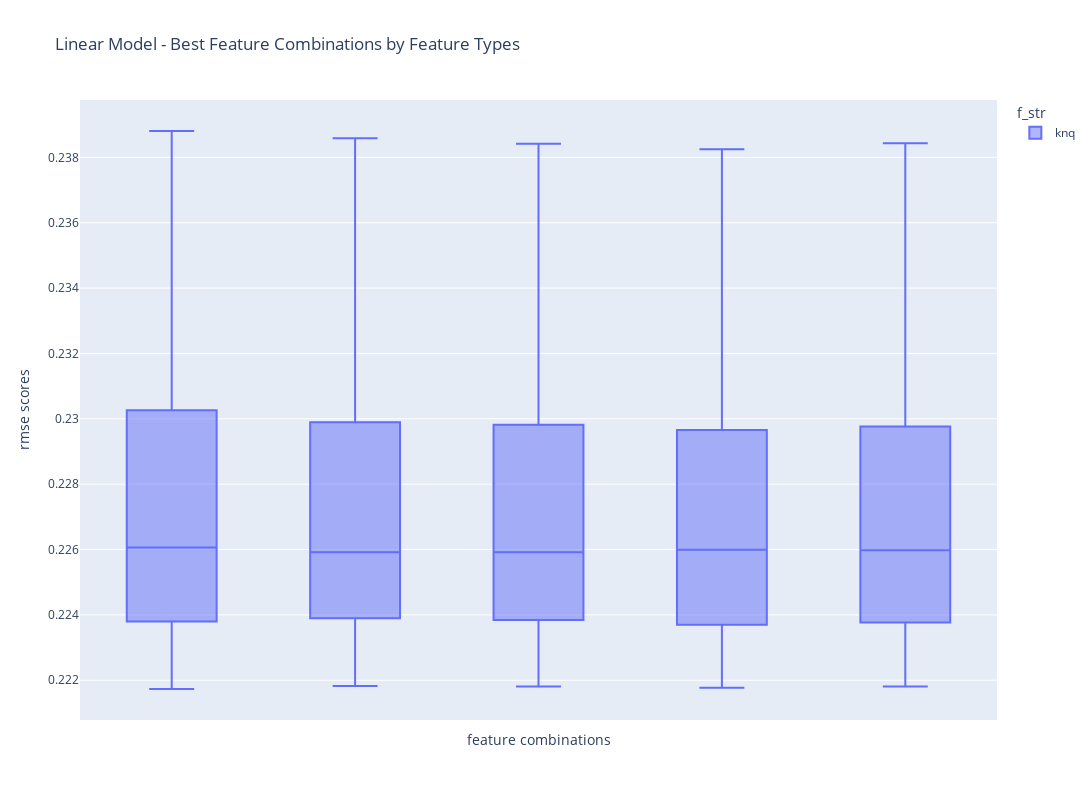

The code cell stored with this chart in its notebook:
### Code cell
fig = px.box(df_metrics[(df_metrics['features'].isin(x)) & (df_metrics['model'] == 'lr')], x='features',
             y='rmse_scores', title='RMSE Boxplot of Best Feature Combinations', color='f_str')
fig.update_layout(height=800, width=1100,
                  title_text="Linear Model - Best Feature Combinations by Feature Types",
                  xaxis_title="feature combinations", yaxis_title="rmse scores")
fig.update_xaxes(showticklabels=False)
fig.show()

### Figure 1 — Plotly figure (JSON) as saved in the notebook; plotly's stock layout.template omitted (floating-point values rounded to 4 significant figures)
{"data": [{"alignmentgroup": "True", "hovertemplate": "f_str=knq<br>features=%{x}<br>rmse_scores=%{y}<extra></extra>", "legendgroup": "knq", "marker": {"color": "#636efa"}, "name": "knq", "notched": false, "offsetgroup": "knq", "orientation": "v", "showlegend": true, "type": "box", "x": ["f_0_neuralness,f_1_num_of_terms,f_2_query_length,f_3_has_numbers,f_4_has_special_char,f_5_num_results,f_6_max_title_score,f_8_max_semantic_score,f_9_avg_semantic_score", "f_0_neuralness,f_1_num_of_terms,f_2_query_length,f_3_has_numbers,f_4_has_special_char,f_5_num_results,f_6_max_title_score,f_8_max_semantic_score,f_9_avg_semantic_score", "f_0_neuralness,f_1_num_of_terms,f_2_query_length,f_3_has_numbers,f_4_has_special_char,f_5_num_results,f_6_max_title_score,f_8_max_semantic_score,f_9_avg_semantic_score", "f_0_neuralness,f_1_num_of_terms,f_2_query_length,f_3_has_numbers,f_4_has_special_char,f_5_num_results,f_6_max_title_score,f_8_max_semantic_score,f_9_avg_semantic_score", "f_0_neuralness,f_1_num_of_terms,f_2_query_length,f_3_has_numbers,f_4_has_special_char,f_5_num_results,f_6_max_title_score,f_8_max_semantic_score,f_9_avg_semantic_score", "f_0_neuralness,f_1_num_of_terms,f_2_query_length,f_3_has_numbers,f_5_num_results,f_6_max_title_score,f_7_sum_title_scores,f_8_max_semantic_score,f_9_avg_semantic_score", "f_0_neuralness,f_1_num_of_terms,f_2_query_length,f_3_has_numbers,f_5_num_results,f_6_max_title_score,f_7_sum_title_scores,f_8_max_semantic_score,f_9_avg_semantic_score", "f_0_neuralness,f_1_num_of_terms,f_2_query_length,f_3_has_numbers,f_5_num_results,f_6_max_title_score,f_7_sum_title_scores,f_8_max_semantic_score,f_9_avg_semantic_score", "f_0_neuralness,f_1_num_of_terms,f_2_query_length,f_3_has_numbers,f_5_num_results,f_6_max_title_score,f_7_sum_title_scores,f_8_max_semantic_score,f_9_avg_semantic_score", "f_0_neuralness,f_1_num_of_terms,f_2_query_length,f_3_has_numbers,f_5_num_results,f_6_max_title_score,f_7_sum_title_scores,f_8_max_semantic_score,f_9_avg_semantic_score", "f_0_neuralness,f_1_num_of_terms,f_2_query_length,f_4_has_special_char,f_5_num_results,f_6_max_title_score,f_7_sum_title_scores,f_8_max_semantic_score,f_9_avg_semantic_score", "f_0_neuralness,f_1_num_of_terms,f_2_query_length,f_4_has_special_char,f_5_num_results,f_6_max_title_score,f_7_sum_title_scores,f_8_max_semantic_score,f_9_avg_semantic_score", "f_0_neuralness,f_1_num_of_terms,f_2_query_length,f_4_has_special_char,f_5_num_results,f_6_max_title_score,f_7_sum_title_scores,f_8_max_semantic_score,f_9_avg_semantic_score", "f_0_neuralness,f_1_num_of_terms,f_2_query_length,f_4_has_special_char,f_5_num_results,f_6_max_title_score,f_7_sum_title_scores,f_8_max_semantic_score,f_9_avg_semantic_score", "f_0_neuralness,f_1_num_of_terms,f_2_query_length,f_4_has_special_char,f_5_num_results,f_6_max_title_score,f_7_sum_title_scores,f_8_max_semantic_score,f_9_avg_semantic_score", "f_0_neuralness,f_1_num_of_terms,f_3_has_numbers,f_4_has_special_char,f_5_num_results,f_6_max_title_score,f_7_sum_title_scores,f_8_max_semantic_score,f_9_avg_semantic_score", "f_0_neuralness,f_1_num_of_terms,f_3_has_numbers,f_4_has_special_char,f_5_num_results,f_6_max_title_score,f_7_sum_title_scores,f_8_max_semantic_score,f_9_avg_semantic_score", "f_0_neuralness,f_1_num_of_terms,f_3_has_numbers,f_4_has_special_char,f_5_num_results,f_6_max_title_score,f_7_sum_title_scores,f_8_max_semantic_score,f_9_avg_semantic_score", "f_0_neuralness,f_1_num_of_terms,f_3_has_numbers,f_4_has_special_char,f_5_num_results,f_6_max_title_score,f_7_sum_title_scores,f_8_max_semantic_score,f_9_avg_semantic_score", "f_0_neuralness,f_1_num_of_terms,f_3_has_numbers,f_4_has_special_char,f_5_num_results,f_6_max_title_score,f_7_sum_title_scores,f_8_max_semantic_score,f_9_avg_semantic_score", "f_0_neuralness,f_1_num_of_terms,f_2_query_length,f_3_has_numbers,f_4_has_special_char,f_5_num_results,f_6_max_title_score,f_7_sum_title_scores,f_8_max_semantic_score,f_9_avg_semantic_score", "f_0_neuralness,f_1_num_of_terms,f_2_query_length,f_3_has_numbers,f_4_has_special_char,f_5_num_results,f_6_max_title_score,f_7_sum_title_scores,f_8_max_semantic_score,f_9_avg_semantic_score", "f_0_neuralness,f_1_num_of_terms,f_2_query_length,f_3_has_numbers,f_4_has_special_char,f_5_num_results,f_6_max_title_score,f_7_sum_title_scores,f_8_max_semantic_score,f_9_avg_semantic_score", "f_0_neuralness,f_1_num_of_terms,f_2_query_length,f_3_has_numbers,f_4_has_special_char,f_5_num_results,f_6_max_title_score,f_7_sum_title_scores,f_8_max_semantic_score,f_9_avg_semantic_score", "f_0_neuralness,f_1_num_of_terms,f_2_query_length,f_3_has_numbers,f_4_has_special_char,f_5_num_results,f_6_max_title_score,f_7_sum_title_scores,f_8_max_semantic_score,f_9_avg_semantic_score", "f_0_neuralness,f_1_num_of_terms,f_2_query_length,f_3_has_numbers,f_4_has_special_char,f_5_num_results,f_6_max_title_score,f_8_max_semantic_score,f_9_avg_semantic_score", "f_0_neuralness,f_1_num_of_terms,f_2_query_length,f_3_has_numbers,f_4_has_special_char,f_5_num_results,f_6_max_title_score,f_8_max_semantic_score,f_9_avg_semantic_score", "f_0_neuralness,f_1_num_of_terms,f_2_query_length,f_3_has_numbers,f_4_has_special_char,f_5_num_results,f_6_max_title_score,f_8_max_semantic_score,f_9_avg_semantic_score", "f_0_neuralness,f_1_num_of_terms,f_2_query_length,f_3_has_numbers,f_4_has_special_char,f_5_num_results,f_6_max_title_score,f_8_max_semantic_score,f_9_avg_semantic_score", "f_0_neuralness,f_1_num_of_terms,f_2_query_length,f_3_has_numbers,f_4_has_special_char,f_5_num_results,f_6_max_title_score,f_8_max_semantic_score,f_9_avg_semantic_score", "f_0_neuralness,f_1_num_of_terms,f_2_query_length,f_3_has_numbers,f_5_num_results,f_6_max_title_score,f_7_sum_title_scores,f_8_max_semantic_score,f_9_avg_semantic_score", "f_0_neuralness,f_1_num_of_terms,f_2_query_length,f_3_has_numbers,f_5_num_results,f_6_max_title_score,f_7_sum_title_scores,f_8_max_semantic_score,f_9_avg_semantic_score", "f_0_neuralness,f_1_num_of_terms,f_2_query_length,f_3_has_numbers,f_5_num_results,f_6_max_title_score,f_7_sum_title_scores,f_8_max_semantic_score,f_9_avg_semantic_score", "f_0_neuralness,f_1_num_of_terms,f_2_query_length,f_3_has_numbers,f_5_num_results,f_6_max_title_score,f_7_sum_title_scores,f_8_max_semantic_score,f_9_avg_semantic_score", "f_0_neuralness,f_1_num_of_terms,f_2_query_length,f_3_has_numbers,f_5_num_results,f_6_max_title_score,f_7_sum_title_scores,f_8_max_semantic_score,f_9_avg_semantic_score", "f_0_neuralness,f_1_num_of_terms,f_2_query_length,f_4_has_special_char,f_5_num_results,f_6_max_title_score,f_7_sum_title_scores,f_8_max_semantic_score,f_9_avg_semantic_score", "f_0_neuralness,f_1_num_of_terms,f_2_query_length,f_4_has_special_char,f_5_num_results,f_6_max_title_score,f_7_sum_title_scores,f_8_max_semantic_score,f_9_avg_semantic_score", "f_0_neuralness,f_1_num_of_terms,f_2_query_length,f_4_has_special_char,f_5_num_results,f_6_max_title_score,f_7_sum_title_scores,f_8_max_semantic_score,f_9_avg_semantic_score", "f_0_neuralness,f_1_num_of_terms,f_2_query_length,f_4_has_special_char,f_5_num_results,f_6_max_title_score,f_7_sum_title_scores,f_8_max_semantic_score,f_9_avg_semantic_score", "f_0_neuralness,f_1_num_of_terms,f_2_query_length,f_4_has_special_char,f_5_num_results,f_6_max_title_score,f_7_sum_title_scores,f_8_max_semantic_score,f_9_avg_semantic_score", "f_0_neuralness,f_1_num_of_terms,f_3_has_numbers,f_4_has_special_char,f_5_num_results,f_6_max_title_score,f_7_sum_title_scores,f_8_max_semantic_score,f_9_avg_semantic_score", "f_0_neuralness,f_1_num_of_terms,f_3_has_numbers,f_4_has_special_char,f_5_num_results,f_6_max_title_score,f_7_sum_title_scores,f_8_max_semantic_score,f_9_avg_semantic_score", "f_0_neuralness,f_1_num_of_terms,f_3_has_numbers,f_4_has_special_char,f_5_num_results,f_6_max_title_score,f_7_sum_title_scores,f_8_max_semantic_score,f_9_avg_semantic_score", "f_0_neuralness,f_1_num_of_terms,f_3_has_numbers,f_4_has_special_char,f_5_num_results,f_6_max_title_score,f_7_sum_title_scores,f_8_max_semantic_score,f_9_avg_semantic_score", "f_0_neuralness,f_1_num_of_terms,f_3_has_numbers,f_4_has_special_char,f_5_num_results,f_6_max_title_score,f_7_sum_title_scores,f_8_max_semantic_score,f_9_avg_semantic_score", "f_0_neuralness,f_1_num_of_terms,f_2_query_length,f_3_has_numbers,f_4_has_special_char,f_5_num_results,f_6_max_title_score,f_7_sum_title_scores,f_8_max_semantic_score,f_9_avg_semantic_score", "f_0_neuralness,f_1_num_of_terms,f_2_query_length,f_3_has_numbers,f_4_has_special_char,f_5_num_results,f_6_max_title_score,f_7_sum_title_scores,f_8_max_semantic_score,f_9_avg_semantic_score", "f_0_neuralness,f_1_num_of_terms,f_2_query_length,f_3_has_numbers,f_4_has_special_char,f_5_num_results,f_6_max_title_score,f_7_sum_title_scores,f_8_max_semantic_score,f_9_avg_semantic_score", "f_0_neuralness,f_1_num_of_terms,f_2_query_length,f_3_has_numbers,f_4_has_special_char,f_5_num_results,f_6_max_title_score,f_7_sum_title_scores,f_8_max_semantic_score,f_9_avg_semantic_score", "f_0_neuralness,f_1_num_of_terms,f_2_query_length,f_3_has_numbers,f_4_has_special_char,f_5_num_results,f_6_max_title_score,f_7_sum_title_scores,f_8_max_semantic_score,f_9_avg_semantic_score"], "x0": " ", "xaxis": "x", "y": [0.2338, 0.2238, 0.2225, 0.2239, 0.2217, 0.2339, 0.2239, 0.2222, 0.2239, 0.2218, 0.2337, 0.2238, 0.2226, 0.2239, 0.2218, 0.2336, 0.224, 0.2227, 0.2237, 0.2218, 0.2337, 0.2238, 0.2224, 0.2238, 0.2218, 0.2388, 0.2272, 0.2259, 0.2303, 0.2262, 0.2386, 0.2272, 0.2256, 0.2299, 0.2263, 0.2384, 0.2271, 0.2256, 0.2298, 0.2262, 0.2382, 0.2272, 0.2259, 0.2297, 0.2261, 0.2384, 0.2271, 0.2257, 0.2298, 0.2262], "y0": " ", "yaxis": "y"}], "layout": {"boxmode": "group", "height": 800, "legend": {"title": {"text": "f_str"}, "tracegroupgap": 0}, "title": {"text": "Linear Model - Best Feature Combinations by Feature Types"}, "width": 1100, "xaxis": {"anchor": "y", "autorange": true, "domain": [0, 1], "range": [-0.5, 4.5], "showticklabels": false, "title": {"text": "feature combinations"}, "type": "category"}, "yaxis": {"anchor": "x", "autorange": true, "domain": [0, 1], "range": [0.2208, 0.2398], "title": {"text": "rmse scores"}, "type": "linear"}}}
